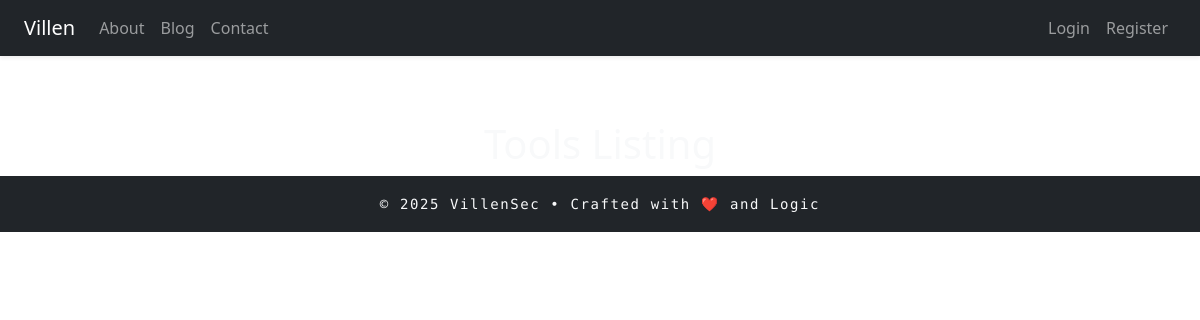
The page /tools/tools/ on the database as committed earlier.
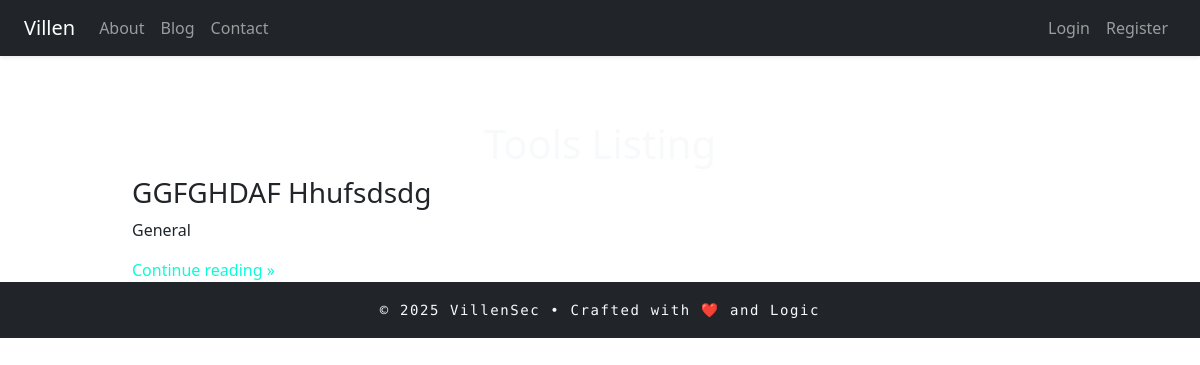
The same page on the database as committed later.
### tools/models.py (models this page shows, shortened)
class Tool(models.Model):
    title = models.CharField(max_length=200)
    slug = models.SlugField(max_length=200, unique=True, blank=True)
    image_url = models.URLField(max_length=500, blank=True, null=True)
    video_url = models.URLField(max_length=500, blank=True, null=True)
    source_code_url = models.URLField(max_length=500, blank=True, null=True)
    detailed_content = CKEditor5Field('Content', config_name='default')
    category = models.CharField(max_length=100, default='General')
    author = models.ForeignKey(
        settings.AUTH_USER_MODEL,
        on_delete=models.CASCADE,
        related_name='tool_posts'
    )
    created_at = models.DateTimeField(auto_now_add=True)
    updated_at = models.DateTimeField(auto_now=True)
    def get_absolute_url(self):
        return reverse('tools:tool_detail', kwargs={'pk': self.pk})

### tools/views.py (the view)
# urls.py: path('tools/', views.tools_list, name='tools_list'),
def tools_list(request):
    tools = Tool.objects.all()
    return render(request, 'tools/tools_list.html', {'tools': tools})

### tools/templates/tools/tools_list.html (shortened to what this page needs)
{% extends "core/base.html" %}
{% block content %}
<h1 class="text-center text-light mt-4">Tools Listing</h1>
    <div class="tools-grid animate__animated animate__fadeIn">
        {% for tool in tools %}
        <div class="tool-card">
            <h3>{{ tool.title }}</h3>
            <p>{{ tool.category }}</p>
            <a href="{{ tool.get_absolute_url }}" class="btn-read">Continue reading »</a>
        </div>
        {% endfor %}
    </div>
{% endblock %}

### core/templates/core/base.html (shortened to what this page needs)
{% load static %}
<!DOCTYPE html>
<html lang="en" class="dark-theme">
<head>
    <link href="https://cdn.jsdelivr.net/npm/bootstrap@5.3.0/dist/css/bootstrap.min.css" rel="stylesheet" />
    <link rel="stylesheet" href="{% static 'css/style.css' %}" />
    <link rel="stylesheet" href="{% static 'css/animations.css' %}" />
</head>
<body>
<nav class="navbar navbar-expand-lg navbar-dark bg-dark fixed-top shadow-sm">
  <div class="container-fluid px-4">
    <a class="navbar-brand glitch" data-text="VillenSec" href="{% url 'core:home' %}">Villen</a>
    <div class="collapse navbar-collapse" id="navbarNav">
      <ul class="navbar-nav me-auto mb-2 mb-lg-0">
        <li class="nav-item">
          <a class="nav-link {% if request.resolver_match.url_name == 'about' %}active{% endif %}" href="{% url 'core:about' %}">About</a>
        </li>
        <li class="nav-item">
          <a class="nav-link {% if request.resolver_match.url_name == 'blog_list' or request.resolver_match.url_name == 'blog_detail' %}active{% endif %}" href="{% url 'core:blog_list' %}">Blog</a>
        </li>
        <li class="nav-item">
          <a class="nav-link {% if request.resolver_match.url_name == 'contact' %}active{% endif %}" href="{% url 'core:contact' %}">Contact</a>
        </li>
      </ul>
      <ul class="navbar-nav">
        {% if user.is_authenticated %}
        <li class="nav-item">
          <a class="nav-link disabled">{{ user.username }}</a>
        </li>
        <form method="post" action="{% url 'core:logout' %}">
            {% csrf_token %}
            <button type="submit" class="btn btn-danger">Logout</button>
        </form>
        {% else %}
        <li class="nav-item">
          <a class="nav-link {% if request.resolver_match.url_name == 'login' %}active{% endif %}" href="{% url 'core:login' %}">Login</a>
        </li>
        <li class="nav-item">
          <a class="nav-link {% if request.resolver_match.url_name == 'register' %}active{% endif %}" href="{% url 'core:register' %}">Register</a>
        </li>
        {% endif %}
      </ul>
    </div>
  </div>
</nav>
<main class="container mt-5 pt-5">
  {% block content %}
  {% endblock %}
</main>
<footer class="footer bg-dark text-light text-center py-3 mt-auto">
  <small id="footer-text">Loading Villen Vibes...</small>
</footer>
</body>
</html>

### static/css/style.css (style rules this page uses)
a, a:hover, a:focus { color: #08fdd8; text-decoration: none; transition: color 0.3s ease; }
main.container { max-width: 960px; }
footer.footer { font-family: 'Source Code Pro', monospace; font-weight: 400; letter-spacing: 0.1em; }

Rows that differ between the two databases and show on the page:
added Tool: title "GGFGHDAF Hhufsdsdg", category "General"
